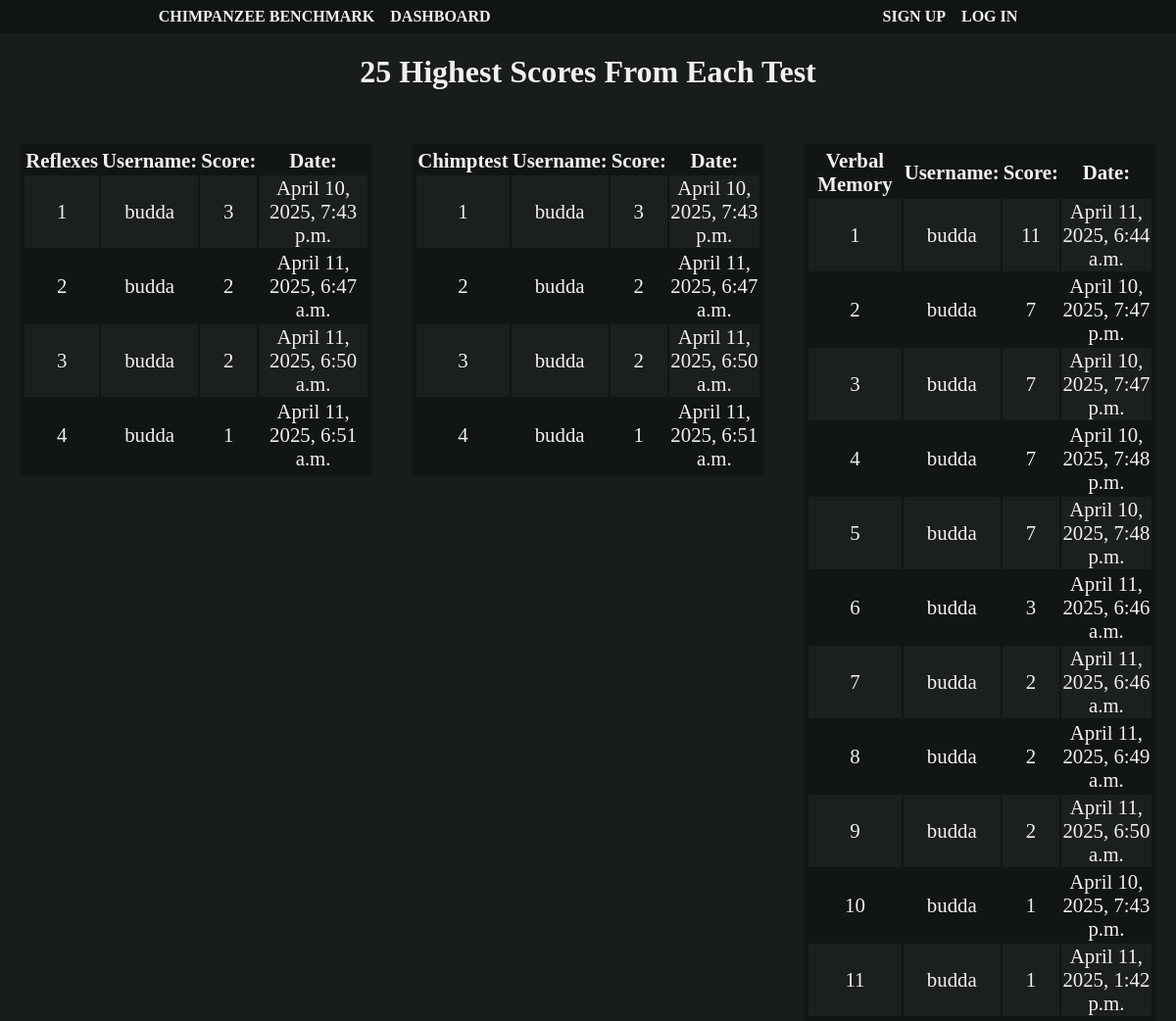
/dashboard/, run on the app's committed database.
### chimptest/models.py (models this page shows, shortened)
class test_result(models.Model):
    user = models.CharField(max_length=150)  # Store user information
    score = models.IntegerField()
    created_at = models.DateTimeField(auto_now_add=True)  # Timestamp of when the result was created

### verbalmemory/models.py (models this page shows, shortened)
class verbalmemory_result(models.Model):
    user = models.CharField(max_length=150)  # Store user information
    score = models.IntegerField()
    created_at = models.DateTimeField(auto_now_add=True)  # Timestamp of when the result was created

### dashboard/views.py (the view)
# urls.py: path('dashboard/', views.render_dashboard) #The path to the home page now looks like this: http://127.0.0.1:8000/dashboard/
def render_dashboard(request):
    chimptest_data = test_result.objects.order_by('-score')[:25]
    verbal_memory = verbalmemory_result.objects.order_by('-score')[:25]
    return render(request, 'dashboard.html', {
        'chimptest_data': chimptest_data,
        'verbalmemory_data': verbal_memory
    })

### templates/dashboard.html
{% extends 'base.html' %}
{% load static %}
{% block content %}
<div id="highest_holder">
    <h1 id="highest_scores">25 Highest Scores From Each Test</h1>
</div>
<section id="tables">
    <table id="dashboard">
        <tr>
            <th>Reflexes</th>
            <th>Username:</th>
            <th>Score:</th>
            <th>Date:</th>
        </tr>
        {% for data in chimptest_data %}
            <tr>
                <td>{{ forloop.counter }}</td>
                <td>{{ data.user }}</td>
                <td>{{ data.score }}</td>
                <td>{{ data.created_at }}</td>
            </tr>
        {% endfor %}
    </table>
    <table id="dashboard">
        <tr>
            <th>Chimptest</th>
            <th>Username:</th>
            <th>Score:</th>
            <th>Date:</th>
        </tr>
        {% for data in chimptest_data %}
            <tr>
                <td>{{ forloop.counter }}</td>
                <td>{{ data.user }}</td>
                <td>{{ data.score }}</td>
                <td>{{ data.created_at }}</td>
            </tr>
        {% endfor %}
    </table>
    <table id="dashboard">
        <tr>
            <th>Verbal Memory</th>
            <th>Username:</th>
            <th>Score:</th>
            <th>Date:</th>
        </tr>
        {% for data in verbalmemory_data %}
            <tr>
                <td>{{ forloop.counter }}</td>
                <td>{{ data.user }}</td>
                <td>{{ data.score }}</td>
                <td>{{ data.created_at }}</td>
            </tr>
        {% endfor %}
    </table>
</section>
{% endblock %}

### static/css/mainpage_style.css (style rules this page uses)
* { font-family: Bahnschrift; }
body { margin: 0; background-color: #181c1c; }

### static/css/chimptest_style.css (style rules this page uses)
* { font-family: Bahnschrift; }
body { margin: 0; background-color: #181c1c; }

### static/css/dashboard_style.css (style rules this page uses)
#dashboard { margin: auto; margin-top: 2rem; font-size: 1.3rem; text-align: center; width: 30%; background-color: #111514; padding: 0.2rem; color: #f2f0ed; }
#dashboard tr:nth-child(even) { background-color: #1b1f1e; }
#highest_holder { text-align: center; }
#highest_scores { color: #f2f0ed; }
#tables { display: flex; justify-content: space-around; }

### data on the page
test_result: user "budda", score "3", created_at "April 10, 2025, 7:43 p.m."
test_result: user "budda", score "2", created_at "April 11, 2025, 6:47 a.m."
test_result: user "budda", score "2", created_at "April 11, 2025, 6:50 a.m."
test_result: user "budda", score "1", created_at "April 11, 2025, 6:51 a.m."
verbalmemory_result: user "budda", score "11", created_at "April 11, 2025, 6:44 a.m."
verbalmemory_result: user "budda", score "7", created_at "April 10, 2025, 7:47 p.m."
verbalmemory_result: user "budda", score "7", created_at "April 10, 2025, 7:47 p.m."
verbalmemory_result: user "budda", score "7", created_at "April 10, 2025, 7:48 p.m."
verbalmemory_result: user "budda", score "7", created_at "April 10, 2025, 7:48 p.m."
verbalmemory_result: user "budda", score "3", created_at "April 11, 2025, 6:46 a.m."
verbalmemory_result: user "budda", score "2", created_at "April 11, 2025, 6:46 a.m."
verbalmemory_result: user "budda", score "2", created_at "April 11, 2025, 6:49 a.m."
verbalmemory_result: user "budda", score "2", created_at "April 11, 2025, 6:50 a.m."
verbalmemory_result: user "budda", score "1", created_at "April 10, 2025, 7:43 p.m."
verbalmemory_result: user "budda", score "1", created_at "April 11, 2025, 1:42 p.m."
